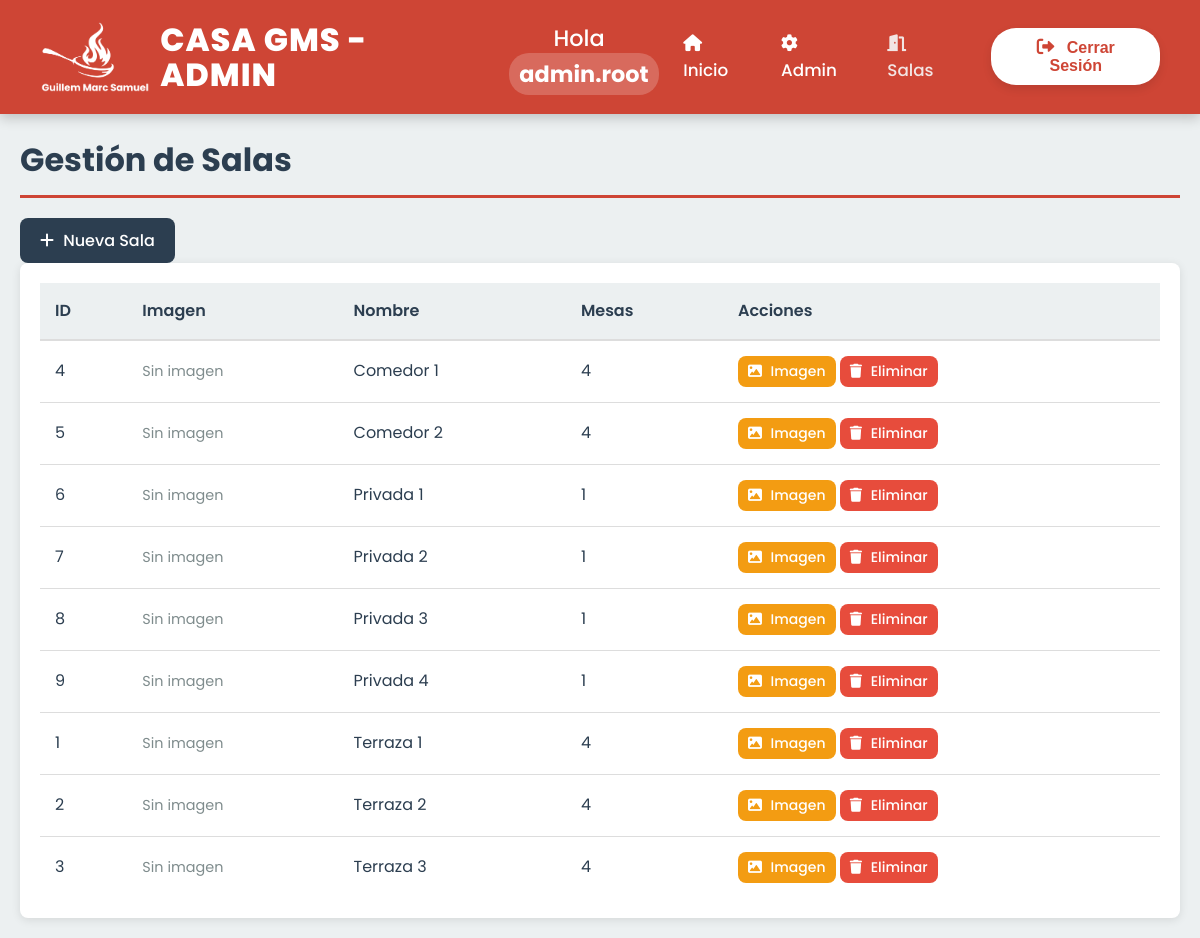
The page /PHP/PUBLIC/ADMIN/salas.php?error=metodo_invalido (signed in) on the database its author committed.
### tables this page shows
CREATE TABLE IF NOT EXISTS salas (
    id INT AUTO_INCREMENT PRIMARY KEY,
    nombre VARCHAR(100) NOT NULL,
    num_mesas INT DEFAULT 0,
    imagen VARCHAR(255)
);

### PHP/PUBLIC/ADMIN/salas.php (the view, shortened to what this page needs)
<?php
require_once __DIR__ . '/../../CONEXION/conexion.php';
$username = htmlspecialchars($_SESSION['username']);
try {
    $sql = "
        SELECT
            s.id,
            s.nombre,
            s.num_mesas,
            s.imagen,
            COUNT(m.id) AS mesas_reales
        FROM salas s
        LEFT JOIN mesas m ON s.id = m.id_sala
        GROUP BY s.id
        ORDER BY s.nombre
    ";
    $stmt = $conn->query($sql);
    $salas = $stmt->fetchAll(PDO::FETCH_ASSOC);
} catch (PDOException $e) {
    die("Error al obtener salas: " . $e->getMessage());
}
?>
<!DOCTYPE html>
<html lang="es">
<head>
    <link rel="stylesheet" href="https://cdnjs.cloudflare.com/ajax/libs/font-awesome/6.0.0/css/all.min.css">
    <link rel="stylesheet" href="../../../css/admin.css">
    <link rel="stylesheet" href="https://cdn.jsdelivr.net/npm/sweetalert2@11/dist/sweetalert2.min.css">
</head>
<body>
    <nav class="main-header">
        <div class="header-logo">
            <img src="../../../img/basic_logo_blanco.png" alt="Logo GMS">
            <div class="logo-text">
                <span class="gms-title">CASA GMS - ADMIN</span>
            </div>
        </div>
        <div class="header-greeting">
            Hola <span class="username-tag"><?= $username ?></span>
        </div>
        <div class="header-menu">
            <a href="../index.php" class="nav-link">
                <i class="fa-solid fa-house"></i> Inicio
            </a>
            <a href="./admin_panel.php" class="nav-link">
                <i class="fa-solid fa-gear"></i> Admin
            </a>
            <a href="./salas.php" class="nav-link active">
                <i class="fa-solid fa-door-open"></i> Salas
            </a>
        </div>
        <form method="post" action="../../PROCEDIMIENTOS/logout.php">
            <button type="submit" class="logout-btn">
                <i class="fa-solid fa-right-from-bracket"></i> Cerrar Sesión
            </button>
        </form>
    </nav>
    <div class="container">
        <h1 class="page-title">Gestión de Salas</h1>
        <button class="btn btn-primary" id="btn-nueva-sala">
            <i class="fa-solid fa-plus"></i> Nueva Sala
        </button>
        <div class="card">
            <div class="card-body">
                <table class="table">
                    <thead>
                        <tr>
                            <th>ID</th>
                            <th>Imagen</th>
                            <th>Nombre</th>
                            <th>Mesas</th>
                            <th>Acciones</th>
                        </tr>
                    </thead>
                    <tbody>
                        <?php foreach ($salas as $sala): ?>
                            <tr>
                                <td><?= $sala['id'] ?></td>
                                <td>
                                    <?php if ($sala['imagen']): ?>
                                        <img src="../../../img/salas/<?= htmlspecialchars($sala['imagen']) ?>"
                                             alt="Sala" class="img-thumbnail" style="width: 80px; height: 60px;">
                                    <?php else: ?>
                                        <span class="text-muted">Sin imagen</span>
                                    <?php endif; ?>
                                </td>
                                <td><?= htmlspecialchars($sala['nombre']) ?></td>
                                <td><?= $sala['mesas_reales'] ?></td>
                                <td>
                                    <button class="btn btn-sm btn-warning btn-cambiar-imagen"
                                            data-id="<?= $sala['id'] ?>">
                                        <i class="fa-solid fa-image"></i> Imagen
                                    </button>
                                    <button class="btn btn-sm btn-danger btn-eliminar-sala"
                                            data-id="<?= $sala['id'] ?>"
                                            data-nombre="<?= htmlspecialchars($sala['nombre']) ?>">
                                        <i class="fa-solid fa-trash"></i> Eliminar
                                    </button>
                                </td>
                            </tr>
                        <?php endforeach; ?>
                    </tbody>
                </table>
            </div>
        </div>
    </div>
</body>
</html>

### css/admin.css (style rules this page uses)
:root { --primary-color: #2c3e50; --secondary-color: #3498db; --success-color: #27ae60; --warning-color: #f39c12; --danger-color: #e74c3c; --info-color: #3498db; --light-bg: #ecf0f1; --white: #ffffff; --dark-text: #2c3e50; --light-text: #7f8c8d; --spacing-xs: 5px; --spacing-sm: 10px; --spacing-md: 15px; --spacing-lg: 20px; --spacing-xl: 30px; --border-radius: 8px; --border-color: #ddd; --box-shadow: 0 2px 10px rgba(0, 0, 0, 0.1); --box-shadow-hover: 0 4px 15px rgba(0, 0, 0, 0.15); --transition: all 0.3s ease; }
* { margin: 0; padding: 0; box-sizing: border-box; }
body { font-family: 'Poppins', sans-serif; background-color: var(--light-bg); color: var(--dark-text); line-height: 1.6; min-height: 100vh; }
.main-header { background-color: #ce4535; color: white; display: flex; justify-content: space-between; align-items: center; padding: 20px 40px; box-shadow: 0 4px 12px rgba(0, 0, 0, 0.2); position: relative; z-index: 10; }
.header-logo { display: flex; align-items: center; gap: 10px; }
.header-logo img { height: 70px; }
.logo-text { display: flex; flex-direction: column; line-height: 1.1; }
.gms-title { font-size: 2.0rem; font-weight: 800; letter-spacing: 1px; }
.header-greeting { font-size: 1.4rem; font-weight: 500; flex-grow: 1; text-align: center; }
.username-tag { font-weight: 700; background-color: rgba(255, 255, 255, 0.2); padding: 5px 10px; border-radius: 20px; margin-left: 10px; }
.header-menu { display: flex; gap: 25px; margin-right: 30px; }
.nav-link { color: white; text-decoration: none; font-weight: 500; padding: 10px 0; transition: color 0.2s, opacity 0.2s; font-size: 1.05rem; }
.nav-link.active { color: #f7f7f7; opacity: 0.9; }
.nav-link i { margin-right: 8px; }
.logout-btn { background-color: white; color: #ce4535; border: none; padding: 10px 20px; border-radius: 25px; font-size: 1rem; font-weight: 600; cursor: pointer; transition: all 0.2s ease; box-shadow: 0 4px 10px rgba(0, 0, 0, 0.1); }
.logout-btn i { margin-right: 8px; font-size: 1.1em; }
.container { max-width: 1200px; margin: var(--spacing-lg) auto; padding: 0 var(--spacing-lg); }
.page-title { font-size: 2rem; font-weight: 700; margin-bottom: var(--spacing-lg); color: var(--primary-color); border-bottom: 3px solid #ce4535; padding-bottom: var(--spacing-sm); }
.text-muted { color: var(--light-text); font-size: 0.9rem; }
.card { background: var(--white); border-radius: var(--border-radius); box-shadow: var(--box-shadow); margin-bottom: var(--spacing-lg); overflow: hidden; transition: var(--transition); }
.card-body { padding: var(--spacing-lg); }
.btn { display: inline-block; padding: var(--spacing-sm) var(--spacing-lg); border: none; border-radius: var(--border-radius); font-size: 1rem; font-weight: 500; cursor: pointer; transition: var(--transition); text-decoration: none; color: white; font-family: 'Poppins', sans-serif; text-align: center; }
.btn-primary { background: var(--primary-color); }
.btn-danger { background: var(--danger-color); }
.btn-warning { background: var(--warning-color); }
.btn-sm { padding: var(--spacing-xs) var(--spacing-sm); font-size: 0.875rem; }
.btn i { margin-right: var(--spacing-xs); }
.table { width: 100%; border-collapse: collapse; background: var(--white); }
.table thead { background: var(--light-bg); }
.table th { padding: var(--spacing-md); text-align: left; font-weight: 600; color: var(--primary-color); border-bottom: 2px solid var(--border-color); }
.table td { padding: var(--spacing-md); border-bottom: 1px solid var(--border-color); }
.table tbody tr { transition: var(--transition); }
.table tbody tr:last-child td { border-bottom: none; }

### rows shown on the page
salas: id "4", shows "Sin imagen", nombre "Comedor 1", mesas_reales "4"
salas: id "5", shows "Sin imagen", nombre "Comedor 2", mesas_reales "4"
salas: id "6", shows "Sin imagen", nombre "Privada 1", mesas_reales "1"
salas: id "7", shows "Sin imagen", nombre "Privada 2", mesas_reales "1"
salas: id "8", shows "Sin imagen", nombre "Privada 3", mesas_reales "1"
salas: id "9", shows "Sin imagen", nombre "Privada 4", mesas_reales "1"
salas: id "1", shows "Sin imagen", nombre "Terraza 1", mesas_reales "4"
salas: id "2", shows "Sin imagen", nombre "Terraza 2", mesas_reales "4"
salas: id "3", shows "Sin imagen", nombre "Terraza 3", mesas_reales "4"

### other values the page prints
$username "admin.root"
